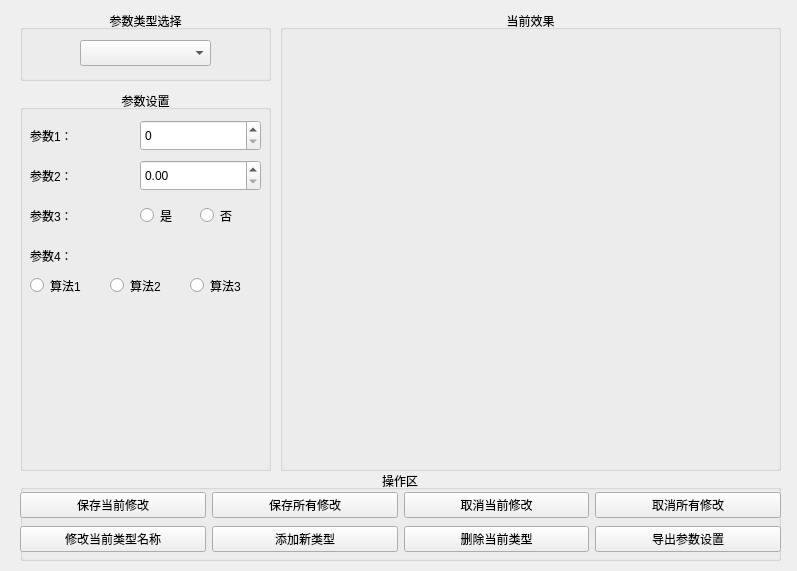
<?xml version="1.0" encoding="UTF-8"?>
<ui version="4.0">
 <class>SettingSubWindow</class>
 <widget class="QWidget" name="SettingSubWindow">
  <property name="geometry">
   <rect>
    <x>0</x>
    <y>0</y>
    <width>797</width>
    <height>571</height>
   </rect>
  </property>
  <property name="windowTitle">
   <string>Form</string>
  </property>
  <widget class="QGroupBox" name="groupBox_4">
   <property name="geometry">
    <rect>
     <x>20</x>
     <y>90</y>
     <width>251</width>
     <height>381</height>
    </rect>
   </property>
   <property name="title">
    <string>参数设置</string>
   </property>
   <property name="alignment">
    <set>Qt::AlignCenter</set>
   </property>
   <widget class="QLabel" name="label">
    <property name="geometry">
     <rect>
      <x>10</x>
      <y>30</y>
      <width>71</width>
      <height>31</height>
     </rect>
    </property>
    <property name="text">
     <string>参数1：</string>
    </property>
   </widget>
   <widget class="QSpinBox" name="InputPara1">
    <property name="enabled">
     <bool>true</bool>
    </property>
    <property name="geometry">
     <rect>
      <x>120</x>
      <y>30</y>
      <width>121</width>
      <height>31</height>
     </rect>
    </property>
   </widget>
   <widget class="QLabel" name="label_2">
    <property name="geometry">
     <rect>
      <x>10</x>
      <y>70</y>
      <width>71</width>
      <height>31</height>
     </rect>
    </property>
    <property name="text">
     <string>参数2：</string>
    </property>
   </widget>
   <widget class="QDoubleSpinBox" name="InputPara2">
    <property name="geometry">
     <rect>
      <x>120</x>
      <y>70</y>
      <width>121</width>
      <height>31</height>
     </rect>
    </property>
   </widget>
   <widget class="QLabel" name="label_3">
    <property name="geometry">
     <rect>
      <x>10</x>
      <y>110</y>
      <width>71</width>
      <height>31</height>
     </rect>
    </property>
    <property name="text">
     <string>参数3：</string>
    </property>
   </widget>
   <widget class="QRadioButton" name="InputPara3True">
    <property name="geometry">
     <rect>
      <x>120</x>
      <y>110</y>
      <width>41</width>
      <height>31</height>
     </rect>
    </property>
    <property name="text">
     <string>是</string>
    </property>
   </widget>
   <widget class="QRadioButton" name="InputPara4Algo1">
    <property name="geometry">
     <rect>
      <x>10</x>
      <y>180</y>
      <width>61</width>
      <height>31</height>
     </rect>
    </property>
    <property name="text">
     <string>算法1</string>
    </property>
   </widget>
   <widget class="QLabel" name="label_7">
    <property name="geometry">
     <rect>
      <x>10</x>
      <y>150</y>
      <width>71</width>
      <height>31</height>
     </rect>
    </property>
    <property name="text">
     <string>参数4：</string>
    </property>
   </widget>
   <widget class="QRadioButton" name="InputPara3False">
    <property name="geometry">
     <rect>
      <x>180</x>
      <y>110</y>
      <width>41</width>
      <height>31</height>
     </rect>
    </property>
    <property name="text">
     <string>否</string>
    </property>
   </widget>
   <widget class="QRadioButton" name="InputPara4Algo2">
    <property name="geometry">
     <rect>
      <x>90</x>
      <y>180</y>
      <width>61</width>
      <height>31</height>
     </rect>
    </property>
    <property name="text">
     <string>算法2</string>
    </property>
   </widget>
   <widget class="QRadioButton" name="InputPara4Algo3">
    <property name="geometry">
     <rect>
      <x>170</x>
      <y>180</y>
      <width>61</width>
      <height>31</height>
     </rect>
    </property>
    <property name="text">
     <string>算法3</string>
    </property>
   </widget>
  </widget>
  <widget class="QGroupBox" name="groupBox_5">
   <property name="geometry">
    <rect>
     <x>280</x>
     <y>10</y>
     <width>501</width>
     <height>461</height>
    </rect>
   </property>
   <property name="title">
    <string>当前效果</string>
   </property>
   <property name="alignment">
    <set>Qt::AlignCenter</set>
   </property>
  </widget>
  <widget class="QGroupBox" name="groupBox">
   <property name="geometry">
    <rect>
     <x>20</x>
     <y>10</y>
     <width>251</width>
     <height>71</height>
    </rect>
   </property>
   <property name="title">
    <string>参数类型选择</string>
   </property>
   <property name="alignment">
    <set>Qt::AlignCenter</set>
   </property>
   <widget class="QComboBox" name="comboBox">
    <property name="geometry">
     <rect>
      <x>60</x>
      <y>30</y>
      <width>131</width>
      <height>26</height>
     </rect>
    </property>
   </widget>
  </widget>
  <widget class="QGroupBox" name="groupBox_6">
   <property name="geometry">
    <rect>
     <x>20</x>
     <y>470</y>
     <width>761</width>
     <height>91</height>
    </rect>
   </property>
   <property name="title">
    <string>操作区</string>
   </property>
   <property name="alignment">
    <set>Qt::AlignCenter</set>
   </property>
   <widget class="QWidget" name="horizontalLayoutWidget_5">
    <property name="geometry">
     <rect>
      <x>-240</x>
      <y>360</y>
      <width>595</width>
      <height>80</height>
     </rect>
    </property>
    <layout class="QHBoxLayout" name="horizontalLayout_4">
     <item>
      <widget class="QPushButton" name="pushButtonSaveCurrent_2">
       <property name="text">
        <string>保存当前修改</string>
       </property>
      </widget>
     </item>
     <item>
      <widget class="QPushButton" name="pushButtoSaveAll_2">
       <property name="text">
        <string>保存所有修改</string>
       </property>
      </widget>
     </item>
     <item>
      <widget class="QPushButton" name="pushButtonCancelCurrent_2">
       <property name="text">
        <string>取消当前修改</string>
       </property>
      </widget>
     </item>
     <item>
      <widget class="QPushButton" name="pushButtonCancelAll_2">
       <property name="text">
        <string>取消所有修改</string>
       </property>
      </widget>
     </item>
     <item>
      <widget class="QPushButton" name="pushButton_2">
       <property name="text">
        <string>添加新类型</string>
       </property>
      </widget>
     </item>
    </layout>
   </widget>
   <widget class="QWidget" name="gridLayoutWidget">
    <property name="geometry">
     <rect>
      <x>0</x>
      <y>20</y>
      <width>761</width>
      <height>66</height>
     </rect>
    </property>
    <layout class="QGridLayout" name="gridLayout">
     <item row="0" column="0">
      <widget class="QPushButton" name="pushButtonSaveCurrent">
       <property name="text">
        <string>保存当前修改</string>
       </property>
      </widget>
     </item>
     <item row="0" column="3">
      <widget class="QPushButton" name="pushButtonCancelAll">
       <property name="text">
        <string>取消所有修改</string>
       </property>
      </widget>
     </item>
     <item row="0" column="1">
      <widget class="QPushButton" name="pushButtoSaveAll">
       <property name="text">
        <string>保存所有修改</string>
       </property>
      </widget>
     </item>
     <item row="0" column="2">
      <widget class="QPushButton" name="pushButtonCancelCurrent">
       <property name="text">
        <string>取消当前修改</string>
       </property>
      </widget>
     </item>
     <item row="1" column="0">
      <widget class="QPushButton" name="pushButtonUpdateName">
       <property name="text">
        <string>修改当前类型名称</string>
       </property>
      </widget>
     </item>
     <item row="1" column="1">
      <widget class="QPushButton" name="pushButtonAddSetting">
       <property name="text">
        <string>添加新类型</string>
       </property>
      </widget>
     </item>
     <item row="1" column="2">
      <widget class="QPushButton" name="pushButtonDeleteSetting">
       <property name="text">
        <string>删除当前类型</string>
       </property>
      </widget>
     </item>
     <item row="1" column="3">
      <widget class="QPushButton" name="pushButtonImportSettings">
       <property name="text">
        <string>导出参数设置</string>
       </property>
      </widget>
     </item>
    </layout>
   </widget>
  </widget>
 </widget>
 <resources/>
 <connections/>
</ui>
